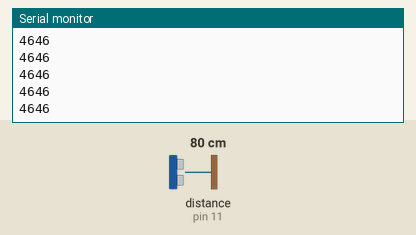
This sketch was run on a simulated Arduino Uno, built with avr-gcc and run on an emulated ATmega328P. On the bench: the last lines printed to the serial monitor. Wiring (inferred from the names in the program): ultrasonic range finder: trigger pin 10; echo pin 11. The inputs (shaded band) are chosen by the test bench; at power-on: distance to the obstacle (sensor on pin 11) 80 cm. The echo pulse lasts 58.3 µs per cm.

Above: at 1.2 s.
1.3 s: distance to the obstacle (sensor on pin 11) set to 2 cm
At 2.3 s:
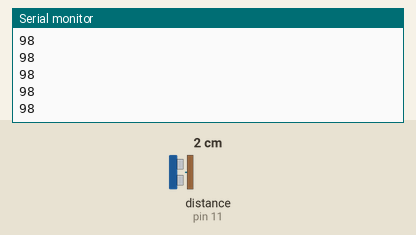
2.8 s: distance to the obstacle (sensor on pin 11) set to 4 cm
At 3.6 s:
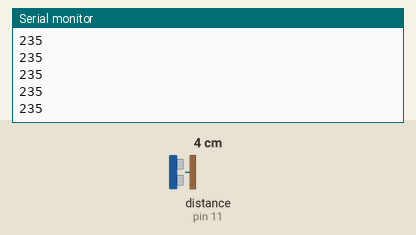
Timing chart, 0 to 5.8 s (numbered marks = the images above; inputs shaded):
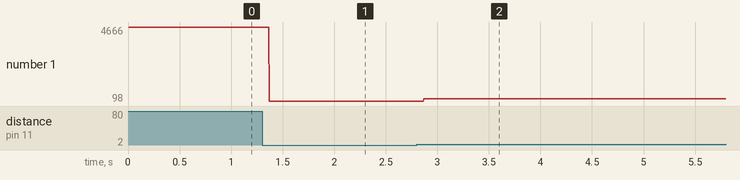

The sketch:

UStest.ino
```cpp
const int echo=11;
const int trig=10;
void setup() {
pinMode(echo,INPUT);
pinMode(trig,OUTPUT);
Serial.begin(9600);
}
void loop() {
digitalWrite(trig,LOW);
delay(0.002);
digitalWrite(trig,HIGH);
delay(0.01);
digitalWrite(trig,LOW);
int duration = pulseIn(echo,HIGH);
Serial.println(duration);
}
```

Measured:
- after the input at 1.3 s, the serial monitor: prints a new line after 0.07 s (image 1)
- after the input at 2.8 s, the serial monitor: prints a new line after 0.07 s (image 2)
- plotted number 1: 4646 → 98 after the input at 1.3 s, 98 → 235 after the input at 2.8 s
